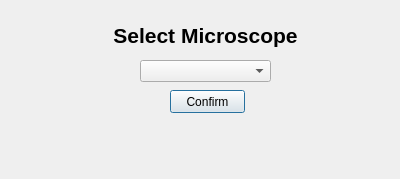
<?xml version="1.0" encoding="UTF-8"?>
<ui version="4.0">
 <class>MicroscopeSelectDialog</class>
 <widget class="QDialog" name="MicroscopeSelectDialog">
  <property name="geometry">
   <rect>
    <x>0</x>
    <y>0</y>
    <width>400</width>
    <height>179</height>
   </rect>
  </property>
  <property name="windowTitle">
   <string>Dialog</string>
  </property>
  <widget class="QLabel" name="microscope_select_label">
   <property name="geometry">
    <rect>
     <x>80</x>
     <y>-10</y>
     <width>251</width>
     <height>91</height>
    </rect>
   </property>
   <property name="font">
    <font>
     <pointsize>16</pointsize>
     <weight>75</weight>
     <bold>true</bold>
    </font>
   </property>
   <property name="text">
    <string>Select Microscope</string>
   </property>
   <property name="alignment">
    <set>Qt::AlignCenter</set>
   </property>
  </widget>
  <widget class="QComboBox" name="microscope_combo_box">
   <property name="geometry">
    <rect>
     <x>140</x>
     <y>60</y>
     <width>131</width>
     <height>22</height>
    </rect>
   </property>
  </widget>
  <widget class="QPushButton" name="confirm_button">
   <property name="geometry">
    <rect>
     <x>170</x>
     <y>90</y>
     <width>75</width>
     <height>23</height>
    </rect>
   </property>
   <property name="text">
    <string>Confirm</string>
   </property>
  </widget>
 </widget>
 <resources/>
 <connections/>
</ui>
